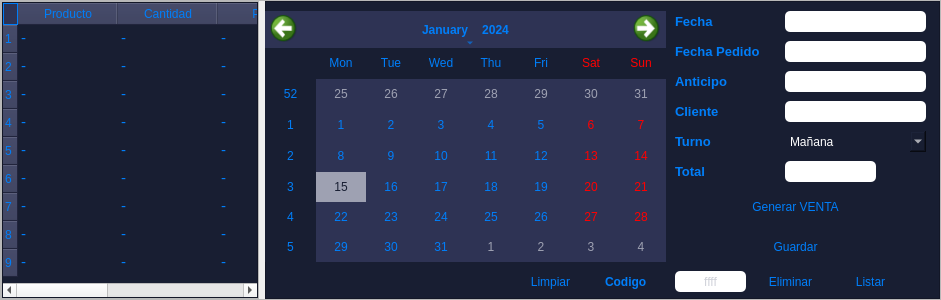
                  <widget class="QFrame" name="frame_28">
                   <property name="minimumSize">
                    <size>
                     <width>0</width>
                     <height>300</height>
                    </size>
                   </property>
                   <property name="styleSheet">
                    <string notr="true"/>
                   </property>
                   <property name="frameShape">
                    <enum>QFrame::StyledPanel</enum>
                   </property>
                   <property name="frameShadow">
                    <enum>QFrame::Raised</enum>
                   </property>
                   <layout class="QHBoxLayout" name="horizontalLayout_11">
                    <property name="leftMargin">
                     <number>0</number>
                    </property>
                    <property name="topMargin">
                     <number>0</number>
                    </property>
                    <property name="rightMargin">
                     <number>0</number>
                    </property>
                    <property name="bottomMargin">
                     <number>0</number>
                    </property>
                    <item>
                     <widget class="QFrame" name="frame_29">
                      <property name="styleSheet">
                       <string notr="true"/>
                      </property>
                      <property name="frameShape">
                       <enum>QFrame::StyledPanel</enum>
                      </property>
                      <property name="frameShadow">
                       <enum>QFrame::Raised</enum>
                      </property>
                      <layout class="QVBoxLayout" name="verticalLayout_23">
                       <property name="spacing">
                        <number>0</number>
                       </property>
                       <property name="leftMargin">
                        <number>0</number>
                       </property>
                       <property name="topMargin">
                        <number>0</number>
                       </property>
                       <property name="rightMargin">
                        <number>0</number>
                       </property>
                       <property name="bottomMargin">
                        <number>0</number>
                       </property>
                       <item>
                        <widget class="QTableWidget" name="boleta">
                         <property name="styleSheet">
                          <string notr="true">QHeaderView
{
Fondo: transparente; 
background-color: rgb(24, 30, 50);
border-top-left-radius:20p;
color: rgb(0,126,249);
font: 77 10pt &quot;Gadugi&quot;;
}

QHeaderView:hover
{
background-color: rgb(46, 51, 84);
border-top-left-radius:20p;
}
QHeaderView:section
{
background-color: rgb(46, 51, 84);
border-top-left-radius:20p;
padding: 2px;
font-size:11 pt;

}
QTableWidget{
background-color: rgb(24, 30, 50);
gridline-color: rgb(24, 30, 50);
font-size: 11pt;
border-top-left-radius:20p;
color: rgb(0,126,249);
font: 77 10pt &quot;Gadugi&quot;;
}
QTableWidgetQTableCornerButton::section{
background-color: rgb(46, 51, 84);
border: 1px solid rgb(0,126,249);
}
QTableView QTableCornerButton::section {
background-color: rgb(46, 51, 84);
border: 1px solid rgb(0, 126, 249);
}
</string>
                         </property>
                         <attribute name="horizontalHeaderMinimumSectionSize">
                          <number>50</number>
                         </attribute>
                         <attribute name="horizontalHeaderDefaultSectionSize">
                          <number>100</number>
                         </attribute>
                         <attribute name="verticalHeaderDefaultSectionSize">
                          <number>28</number>
                         </attribute>
                         <row>
                          <property name="text">
                           <string notr="true">1</string>
                          </property>
                         </row>
                         <row>
                          <property name="text">
                           <string>2</string>
                          </property>
                         </row>
                         <row>
                          <property name="text">
                           <string>3</string>
                          </property>
                         </row>
                         <row>
                          <property name="text">
                           <string>4</string>
                          </property>
                         </row>
                         <row>
                          <property name="text">
                           <string>5</string>
                          </property>
                         </row>
                         <row>
                          <property name="text">
                           <string>6</string>
                          </property>
                         </row>
                         <row>
                          <property name="text">
                           <string>7</string>
                          </property>
                         </row>
                         <row>
                          <property name="text">
                           <string>8</string>
                          </property>
                         </row>
                         <row>
                          <property name="text">
                           <string>9</string>
                          </property>
                         </row>
                         <column>
                          <property name="text">
                           <string>Producto</string>
                          </property>
                         </column>
                         <column>
                          <property name="text">
                           <string>Cantidad</string>
                          </property>
                         </column>
                         <column>
                          <property name="text">
                           <string>P.Unit</string>
                          </property>
                         </column>
                         <column>
                          <property name="text">
                           <string>Deposito</string>
                          </property>
                         </column>
                         <column>
                          <property name="text">
                           <string>Pendiente</string>
                          </property>
                         </column>
                         <item row="0" column="0">
                          <property name="text">
                           <string>-</string>
                          </property>
                         </item>
                         <item row="0" column="1">
                          <property name="text">
                           <string>-</string>
                          </property>
                         </item>
                         <item row="0" column="2">
                          <property name="text">
                           <string>-</string>
                          </property>
                         </item>
                         <item row="0" column="3">
                          <property name="text">
                           <string>-</string>
                          </property>
                         </item>
                         <item row="0" column="4">
                          <property name="text">
                           <string>-</string>
                          </property>
                         </item>
                         <item row="1" column="0">
                          <property name="text">
                           <string>-</string>
                          </property>
                         </item>
                         <item row="1" column="1">
                          <property name="text">
                           <string>-</string>
                          </property>
                         </item>
                         <item row="1" column="2">
                          <property name="text">
                           <string>-</string>
                          </property>
                         </item>
                         <item row="1" column="3">
                          <property name="text">
                           <string>-</string>
                          </property>
                         </item>
                         <item row="1" column="4">
                          <property name="text">
                           <string>-</string>
                          </property>
                         </item>
                         <item row="2" column="0">
                          <property name="text">
                           <string>-</string>
                          </property>
                         </item>
                         <item row="2" column="1">
                          <property name="text">
                           <string>-</string>
                          </property>
                         </item>
                         <item row="2" column="2">
                          <property name="text">
                           <string>-</string>
                          </property>
                         </item>
                         <item row="2" column="3">
                          <property name="text">
                           <string>-</string>
                          </property>
                         </item>
                         <item row="2" column="4">
                          <property name="text">
                           <string>-</string>
                          </property>
                         </item>
                         <item row="3" column="0">
                          <property name="text">
                           <string>-</string>
                          </property>
                         </item>
                         <item row="3" column="1">
                          <property name="text">
                           <string>-</string>
                          </property>
                         </item>
                         <item row="3" column="2">
                          <property name="text">
                           <string>-</string>
                          </property>
                         </item>
                         <item row="3" column="3">
                          <property name="text">
                           <string>-</string>
                          </property>
                         </item>
                         <item row="3" column="4">
                          <property name="text">
                           <string>-</string>
                          </property>
                         </item>
                         <item row="4" column="0">
                          <property name="text">
                           <string>-</string>
                          </property>
                         </item>
                         <item row="4" column="1">
                          <property name="text">
                           <string>-</string>
                          </property>
                         </item>
                         <item row="4" column="2">
                          <property name="text">
                           <string>-</string>
                          </property>
                         </item>
                         <item row="4" column="3">
                          <property name="text">
                           <string>-</string>
                          </property>
                         </item>
                         <item row="4" column="4">
                          <property name="text">
                           <string>-</string>
                          </property>
                         </item>
                         <item row="5" column="0">
                          <property name="text">
                           <string>-</string>
                          </property>
                         </item>
                         <item row="5" column="1">
                          <property name="text">
                           <string>-</string>
                          </property>
                         </item>
                         <item row="5" column="2">
                          <property name="text">
                           <string>-</string>
                          </property>
                         </item>
                         <item row="5" column="3">
                          <property name="text">
                           <string>-</string>
                          </property>
                         </item>
                         <item row="5" column="4">
                          <property name="text">
                           <string>-</string>
                          </property>
                         </item>
                         <item row="6" column="0">
                          <property name="text">
                           <string>-</string>
                          </property>
                         </item>
                         <item row="6" column="1">
                          <property name="text">
                           <string>-</string>
                          </property>
                         </item>
                         <item row="6" column="2">
                          <property name="text">
                           <string>-</string>
                          </property>
                         </item>
                         <item row="6" column="3">
                          <property name="text">
                           <string>-</string>
                          </property>
                         </item>
                         <item row="6" column="4">
                          <property name="text">
                           <string>-</string>
                          </property>
                         </item>
                         <item row="7" column="0">
                          <property name="text">
                           <string>-</string>
                          </property>
                         </item>
                         <item row="7" column="1">
                          <property name="text">
                           <string>-</string>
                          </property>
                         </item>
                         <item row="7" column="2">
                          <property name="text">
                           <string>-</string>
                          </property>
                         </item>
                         <item row="7" column="3">
                          <property name="text">
                           <string>-</string>
                          </property>
                         </item>
                         <item row="7" column="4">
                          <property name="text">
                           <string>-</string>
                          </property>
                         </item>
                         <item row="8" column="0">
                          <property name="text">
                           <string>-</string>
                          </property>
                         </item>
                         <item row="8" column="1">
                          <property name="text">
                           <string>-</string>
                          </property>
                         </item>
                         <item row="8" column="2">
                          <property name="text">
                           <string>-</string>
                          </property>
                         </item>
                         <item row="8" column="3">
                          <property name="text">
                           <string>-</string>
                          </property>
                         </item>
                         <item row="8" column="4">
                          <property name="text">
                           <string>-</string>
                          </property>
                         </item>
                        </widget>
                       </item>
                      </layout>
                     </widget>
                    </item>
                    <item>
                     <widget class="QFrame" name="frame_30">
                      <property name="minimumSize">
                       <size>
                        <width>675</width>
                        <height>0</height>
                       </size>
                      </property>
                      <property name="styleSheet">
                       <string notr="true">QPushButton{
border-top-left-radius:20p;
color: rgb(0,126,249);
font: 77 10pt &quot;Gadugi&quot;;

border-radius: 5px;


}

QPushButton:hover{

background-color: qlineargradient(spread:pad, x1:0, y1:0.505682, x2:1, y2:0.477, stop:0 rgba(11, 131, 120, 219), stop:1 rgba(85, 98, 112, 226));


}
QFrame{
background-color: rgb(24, 30, 50);
}
QLabel{
color: rgb(0,126,249);
}
QLineEdit{
font: 77 10pt &quot;Gadugi&quot;;
color: rgb(158, 161, 178);
border-radius: 5px;

}</string>
                      </property>
                      <property name="frameShape">
                       <enum>QFrame::StyledPanel</enum>
                      </property>
                      <property name="frameShadow">
                       <enum>QFrame::Raised</enum>
                      </property>
                      <widget class="QCalendarWidget" name="calendarWidget">
                       <property name="geometry">
                        <rect>
                         <x>0</x>
                         <y>10</y>
                         <width>401</width>
                         <height>251</height>
                        </rect>
                       </property>
                       <property name="styleSheet">
                        <string notr="true">
QCalendarWidget QWidget{
background-color: rgb(46, 51, 84);
color: rgb(24, 30, 50);
}


QCalendarWidget QToolButton{
background-color: rgb(46, 51, 84);
color: rgb(0,126,249);
icon-size: 30px;
}

 QCalendarWidget QMenu {
  	width: 150px;
  	left: 20px;
  	color: rgb(0,126,249);
  	font-size: 18px;
  	background-color: rgb(100, 100, 100);
  }

QCalendarWidget QAbstractItemView:enabled{
	background-color: rgb(46, 51, 84);
	color: rgb(0,126,249);
  	selection-background-color: rgb(158, 161, 178); 
  	selection-color: rgb(24, 30, 50); 
}

QCalendarWidget QAbstractItemView:disabled{
background-color:rgb(46, 51, 84);
color: rgb(158, 161, 178); 
}

QCalendarWidget QMenu{
    background-color: rgb(46, 51, 84);
}

QCalendarWidget QSpinBox{
    background-color: rgb(46, 51, 84);
}

#qt_calendar_prevmonth {
    background-color: rgb(46, 51, 84);
    icon-size: 30px;
    qproperty-icon: url(prevmonth.svg);
}
#qt_calendar_nextmonth {
    background-color: rgb(46, 51, 84);
    icon-size: 30px;
    qproperty-icon: url(nextmonth.svg);
}

  QCalendarWidget QSpinBox::up-button { subcontrol-origin: border;  subcontrol-position: top right;  width:25px; }
  QCalendarWidget QSpinBox::down-button {subcontrol-origin: border; subcontrol-position: bottom right;  width:25px;}
  QCalendarWidget QSpinBox::up-arrow { width:16px;  height:16px; }
  QCalendarWidget QSpinBox::down-arrow { width:16px;  height:16px; }

  QCalendarWidget QWidget { alternate-background-color: rgb(24, 30, 50);  }

</string>
                       </property>
                      </widget>
                      <widget class="QLabel" name="label_22">
                       <property name="geometry">
                        <rect>
                         <x>410</x>
                         <y>40</y>
                         <width>91</width>
                         <height>21</height>
                        </rect>
                       </property>
                       <property name="font">
                        <font>
                         <pointsize>10</pointsize>
                         <weight>75</weight>
                         <bold>true</bold>
                        </font>
                       </property>
                       <property name="text">
                        <string>Fecha Pedido</string>
                       </property>
                      </widget>
                      <widget class="QLabel" name="label_23">
                       <property name="geometry">
                        <rect>
                         <x>410</x>
                         <y>70</y>
                         <width>91</width>
                         <height>21</height>
                        </rect>
                       </property>
                       <property name="font">
                        <font>
                         <pointsize>10</pointsize>
                         <weight>75</weight>
                         <bold>true</bold>
                        </font>
                       </property>
                       <property name="text">
                        <string>Anticipo</string>
                       </property>
                      </widget>
                      <widget class="QLineEdit" name="vendedor">
                       <property name="geometry">
                        <rect>
                         <x>520</x>
                         <y>70</y>
                         <width>141</width>
                         <height>21</height>
                        </rect>
                       </property>
                       <property name="text">
                        <string/>
                       </property>
                      </widget>
                      <widget class="QLabel" name="label_24">
                       <property name="geometry">
                        <rect>
                         <x>410</x>
                         <y>100</y>
                         <width>71</width>
                         <height>21</height>
                        </rect>
                       </property>
                       <property name="font">
                        <font>
                         <pointsize>10</pointsize>
                         <weight>75</weight>
                         <bold>true</bold>
                        </font>
                       </property>
                       <property name="text">
                        <string>Cliente</string>
                       </property>
                      </widget>
                      <widget class="QLineEdit" name="cliente">
                       <property name="geometry">
                        <rect>
                         <x>520</x>
                         <y>100</y>
                         <width>141</width>
                         <height>21</height>
                        </rect>
                       </property>
                       <property name="text">
                        <string/>
                       </property>
                       <property name="readOnly">
                        <bool>false</bool>
                       </property>
                      </widget>
                      <widget class="QLabel" name="label_25">
                       <property name="geometry">
                        <rect>
                         <x>410</x>
                         <y>130</y>
                         <width>81</width>
                         <height>21</height>
                        </rect>
                       </property>
                       <property name="font">
                        <font>
                         <pointsize>10</pointsize>
                         <weight>75</weight>
                         <bold>true</bold>
                        </font>
                       </property>
                       <property name="text">
                        <string>Turno</string>
                       </property>
                      </widget>
                      <widget class="QComboBox" name="turno">
                       <property name="geometry">
                        <rect>
                         <x>520</x>
                         <y>130</y>
                         <width>141</width>
                         <height>21</height>
                        </rect>
                       </property>
                       <property name="styleSheet">
                        <string notr="true">
border-radius: 8px;
color:rgb(255, 255, 255);
background-color:rgb(24, 30, 50);
font: 75 12pt&quot;Times New Roman&quot;;</string>
                       </property>
                       <item>
                        <property name="text">
                         <string>Mañana</string>
                        </property>
                       </item>
                       <item>
                        <property name="text">
                         <string>Tarde</string>
                        </property>
                       </item>
                      </widget>
                      <widget class="QLabel" name="label_26">
                       <property name="geometry">
                        <rect>
                         <x>410</x>
                         <y>160</y>
                         <width>91</width>
                         <height>21</height>
                        </rect>
                       </property>
                       <property name="font">
                        <font>
                         <pointsize>10</pointsize>
                         <weight>75</weight>
                         <bold>true</bold>
                        </font>
                       </property>
                       <property name="text">
                        <string>Total</string>
                       </property>
                      </widget>
                      <widget class="QLineEdit" name="total_general">
                       <property name="geometry">
                        <rect>
                         <x>520</x>
                         <y>160</y>
                         <width>91</width>
                         <height>21</height>
                        </rect>
                       </property>
                       <property name="text">
                        <string/>
                       </property>
                       <property name="readOnly">
                        <bool>true</bool>
                       </property>
                      </widget>
                      <widget class="QLabel" name="label_27">
                       <property name="geometry">
                        <rect>
                         <x>410</x>
                         <y>10</y>
                         <width>101</width>
                         <height>21</height>
                        </rect>
                       </property>
                       <property name="font">
                        <font>
                         <pointsize>10</pointsize>
                         <weight>75</weight>
                         <bold>true</bold>
                        </font>
                       </property>
                       <property name="text">
                        <string>Fecha</string>
                       </property>
                      </widget>
                      <widget class="QLineEdit" name="fecha">
                       <property name="geometry">
                        <rect>
                         <x>520</x>
                         <y>10</y>
                         <width>141</width>
                         <height>21</height>
                        </rect>
                       </property>
                       <property name="acceptDrops">
                        <bool>false</bool>
                       </property>
                       <property name="text">
                        <string/>
                       </property>
                       <property name="readOnly">
                        <bool>true</bool>
                       </property>
                      </widget>
                      <widget class="QPushButton" name="generar_venta">
                       <property name="geometry">
                        <rect>
                         <x>410</x>
                         <y>190</y>
                         <width>241</width>
                         <height>31</height>
                        </rect>
                       </property>
                       <property name="text">
                        <string>Generar VENTA</string>
                       </property>
                      </widget>
                      <widget class="QPushButton" name="terminar">
                       <property name="geometry">
                        <rect>
                         <x>410</x>
                         <y>230</y>
                         <width>241</width>
                         <height>31</height>
                        </rect>
                       </property>
                       <property name="text">
                        <string>Guardar</string>
                       </property>
                      </widget>
                      <widget class="QLabel" name="label_28">
                       <property name="geometry">
                        <rect>
                         <x>340</x>
                         <y>270</y>
                         <width>61</width>
                         <height>21</height>
                        </rect>
                       </property>
                       <property name="font">
                        <font>
                         <pointsize>9</pointsize>
                         <weight>75</weight>
                         <bold>true</bold>
                        </font>
                       </property>
                       <property name="text">
                        <string>Codigo</string>
                       </property>
                      </widget>
                      <widget class="QLineEdit" name="cod_bus_2">
                       <property name="geometry">
                        <rect>
                         <x>410</x>
                         <y>270</y>
                         <width>71</width>
                         <height>21</height>
                        </rect>
                       </property>
                       <property name="text">
                        <string/>
                       </property>
                       <property name="alignment">
                        <set>Qt::AlignCenter</set>
                       </property>
                       <property name="placeholderText">
                        <string>ffff</string>
                       </property>
                      </widget>
                      <widget class="QPushButton" name="bot_agregar_2">
                       <property name="geometry">
                        <rect>
                         <x>490</x>
                         <y>270</y>
                         <width>71</width>
                         <height>21</height>
                        </rect>
                       </property>
                       <property name="text">
                        <string>Eliminar</string>
                       </property>
                      </widget>
                      <widget class="QLineEdit" name="fecha_pedido">
                       <property name="geometry">
                        <rect>
                         <x>520</x>
                         <y>40</y>
                         <width>141</width>
                         <height>21</height>
                        </rect>
                       </property>
                       <property name="acceptDrops">
                        <bool>false</bool>
                       </property>
                       <property name="text">
                        <string/>
                       </property>
                       <property name="readOnly">
                        <bool>true</bool>
                       </property>
                      </widget>
                      <widget class="QPushButton" name="btn_listar_tabla_v">
                       <property name="geometry">
                        <rect>
                         <x>570</x>
                         <y>270</y>
                         <width>71</width>
                         <height>21</height>
                        </rect>
                       </property>
                       <property name="text">
                        <string>Listar</string>
                       </property>
                      </widget>
                      <widget class="QPushButton" name="btn_limpiar">
                       <property name="geometry">
                        <rect>
                         <x>250</x>
                         <y>270</y>
                         <width>71</width>
                         <height>21</height>
                        </rect>
                       </property>
                       <property name="text">
                        <string>Limpiar</string>
                       </property>
                      </widget>
                     </widget>
                    </item>
                   </layout>
                  </widget>
